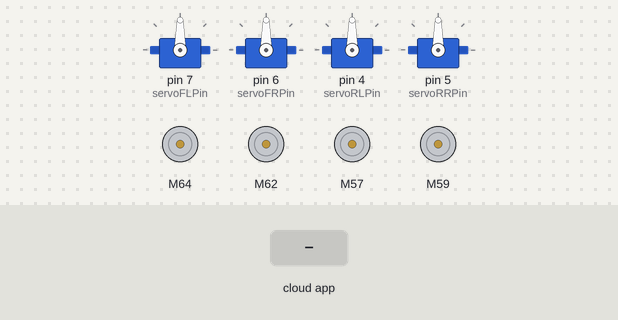
Bench run of a sketch on a simulated Arduino Mega 2560, built with avr-gcc and run on an emulated ATmega2560. Shown: 4 × servo, 4 × DC motor (green arrow = forward, orange = backward, longer = faster). Inputs (shaded band) come from the test bench. The ROS host is connected and sends only what is stated.

Above: at 1.2 s.
1.3 s: the phone or cloud app sets steering_command to -100
At 1.9 s:
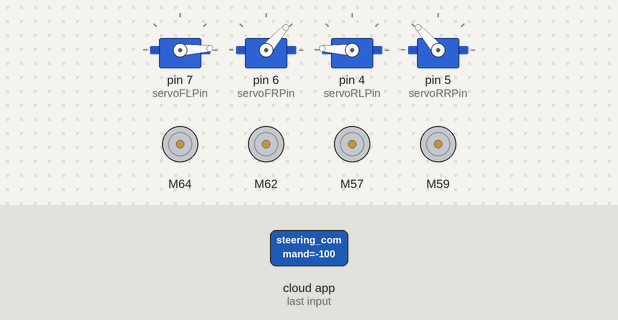
2.8 s: the phone or cloud app sets throttle_command to -100
At 4.0 s:
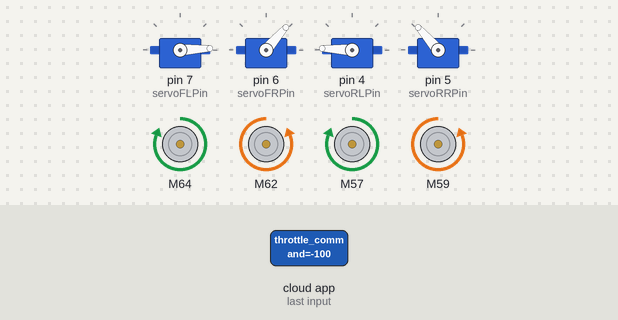
4.3 s: the phone or cloud app sets steering_command to 0
At 5.4 s:
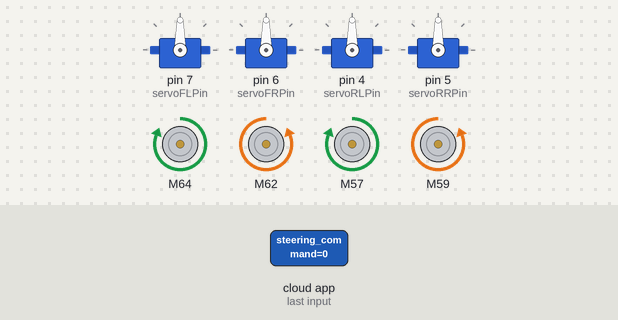
5.8 s: the phone or cloud app sets throttle_command to 0
At 6.5 s:
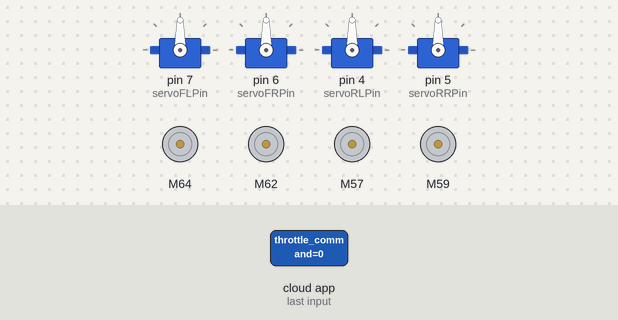
7.3 s: the phone or cloud app sets steering_command to 100
At 7.6 s:
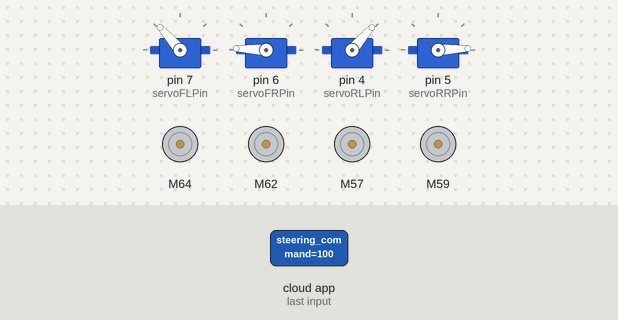
8.8 s: the phone or cloud app sets throttle_command to 100
At 10.0 s:
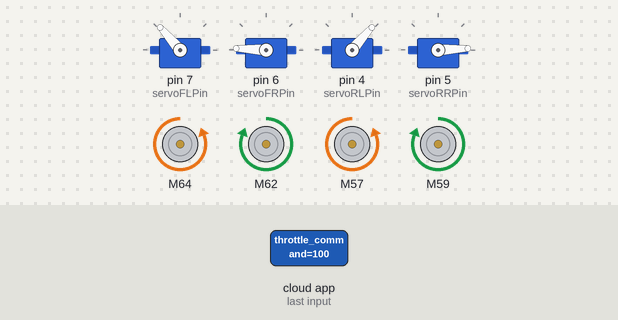
Timing chart, 0 to 11.3 s (numbered marks = the images above; inputs shaded):
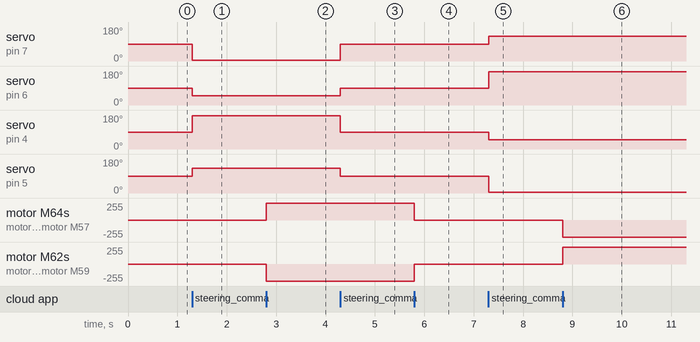

Measured:
- after the input at 1.3 s, servo on pin 7 (servoFLPin): 90° → 3° at once; servo on pin 6 (servoFRPin): 90° → 49° at once; servo on pin 4 (servoRLPin): 90° → 177° at once; servo on pin 5 (servoRRPin): 90° → 131° at once
- after the input at 2.8 s, motor M64, motor M57: stopped → forward 255/255 at once; motor M62, motor M59: stopped → backward 255/255 at once
- after the input at 4.3 s, servo on pin 7 (servoFLPin): 3° → 90° at once; servo on pin 6 (servoFRPin): 49° → 90° at once; servo on pin 4 (servoRLPin): 177° → 90° at once; servo on pin 5 (servoRRPin): 131° → 90° at once
- after the input at 5.8 s, motor M64, motor M57: forward 255/255 → stopped at once; motor M62, motor M59: backward 255/255 → stopped at once
- after the input at 7.3 s, servo on pin 7 (servoFLPin): 90° → 131° at once; servo on pin 6 (servoFRPin): 90° → 177° at once; servo on pin 4 (servoRLPin): 90° → 49° at once; servo on pin 5 (servoRRPin): 90° → 3° at once
- after the input at 8.8 s, motor M64, motor M57: stopped → backward 255/255 at once; motor M62, motor M59: stopped → forward 255/255 at once

The sketch:

Firmware4WS.ino
```cpp
#include <Arduino.h>
#include <ros.h>
#include <std_msgs/Float32.h>
#include <SparkFun_TB6612.h>
#include <Servo.h>

ros::NodeHandle ROS;

#define DEG_TO_RAD 0.017453292519943295769236907684886
#define RAD_TO_DEG 57.295779513082320876798154814105

#define FAIN1 A10
#define FBIN1 A8
#define FAIN2 A11
#define FBIN2 A7
#define FPWMA 10
#define FPWMB 11
#define FSTBY A9

#define RAIN1 A5
#define RBIN1 A3
#define RAIN2 A6
#define RBIN2 A2
#define RPWMA 8
#define RPWMB 9
#define RSTBY A4

const int FOffsetA = -1; // Direction offset for A channel
const int FOffsetB = 1; // Direction offset for B channel
const int ROffsetA = 1; // Direction offset for A channel
const int ROffsetB = -1; // Direction offset for B channel
Motor motorFL = Motor(FAIN1, FAIN2, FPWMA, FOffsetA, FSTBY);
Motor motorFR = Motor(FBIN1, FBIN2, FPWMB, FOffsetB, FSTBY);
Motor motorRL = Motor(RBIN1, RBIN2, RPWMB, ROffsetB, RSTBY);
Motor motorRR = Motor(RAIN1, RAIN2, RPWMA, ROffsetA, RSTBY);

int speedValue = 0; // Commanded PWM value based on throttle %

int servoFLPin = 7;
int servoFRPin = 6;
int servoRLPin = 4;
int servoRRPin = 5;

Servo servoFL;
Servo servoFR;
Servo servoRL;
Servo servoRR;

int zeroSteerFL = 90; // Calibrated zero-steer angle
int zeroSteerFR = 90; // Calibrated zero-steer angle
int zeroSteerRL = 90; // Calibrated zero-steer angle
int zeroSteerRR = 90; // Calibrated zero-steer angle

int steeringAngle=0; // Commanded steering angle
int steeringAngleL=0; // Left-wheel steering angle
int steeringAngleR=0; // Right-wheel steering angle

float Wheelbase = 141.54; // mm
float TrackWidth = 153.00; // mm

void steer_cb(const std_msgs::Float32& steer_msg)
{
  steeringAngle = 30*(steer_msg.data);
  steeringAngleL = RAD_TO_DEG*atan((2*Wheelbase*tan(DEG_TO_RAD*steeringAngle))/((2*Wheelbase)-(TrackWidth*tan(DEG_TO_RAD*steeringAngle))));
  steeringAngleR = RAD_TO_DEG*atan((2*Wheelbase*tan(DEG_TO_RAD*steeringAngle))/((2*Wheelbase)+(TrackWidth*tan(DEG_TO_RAD*steeringAngle))));
  servoFL.write(zeroSteerFL-steeringAngleL);
  servoFR.write(zeroSteerFR-steeringAngleR);
  servoRL.write(zeroSteerRL+steeringAngleL);
  servoRR.write(zeroSteerRR+steeringAngleR);
}

void drive_cb(const std_msgs::Float32& drive_msg)
{
  speedValue = 255*drive_msg.data;
  // Drive forward
  if (drive_msg.data > 0)
  {
    forward(motorFL, motorFR, speedValue);
    forward(motorRL, motorRR, speedValue);
  }
  // Drive reverse
  else if (drive_msg.data < 0)
  {
    back(motorFL, motorFR, speedValue);
    back(motorRL, motorRR, speedValue);
  }
  // Brake
  else
  {
    brake(motorFL, motorFR);
    brake(motorRL, motorRR);
  }
}

ros::Subscriber<std_msgs::Float32> steer_sub("autodrive/nigel_1/steering_command", steer_cb);
ros::Subscriber<std_msgs::Float32> drive_sub("autodrive/nigel_1/throttle_command", drive_cb);

void setup()
{
  servoFL.write(zeroSteerFL); // Initialize servo on power-up to zero-steer angle
  servoFR.write(zeroSteerFR); // Initialize servo on power-up to zero-steer angle
  servoRL.write(zeroSteerRL); // Initialize servo on power-up to zero-steer angle
  servoRR.write(zeroSteerRR); // Initialize servo on power-up to zero-steer angle
  servoFL.attach(servoFLPin); // Initialize the steering actuator
  servoFR.attach(servoFRPin); // Initialize the steering actuator
  servoRL.attach(servoRLPin); // Initialize the steering actuator
  servoRR.attach(servoRRPin); // Initialize the steering actuator

  Serial.begin(115200);
  ROS.getHardware()->setBaud(115200);
  ROS.initNode();
  ROS.subscribe(steer_sub);
  ROS.subscribe(drive_sub);
}

void loop()
{
  ROS.spinOnce();
  delay(1);
}
```
